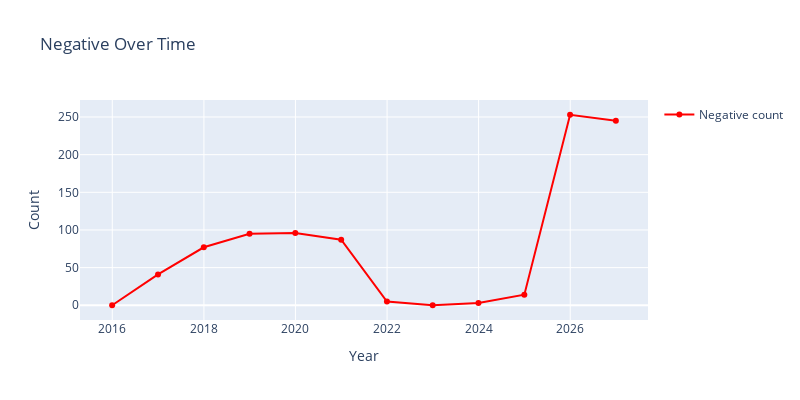

Write notebook code for a chart like this one.
### Code cell
month_df = df_time_series.resample('YE').agg({
    'positive_score': 'mean',
    'negative_score': 'mean',
    'sentiment': lambda x: (x == 'negative').sum()
})

fig = go.Figure()

fig.add_trace(go.Scatter(
    x=month_df.index,
    y=month_df['sentiment'],
    name='Negative count',
    line=dict(color='red')
))


fig.update_layout(
    title='Negative Over Time',
    xaxis_title='Year',
    yaxis_title='Count',
    showlegend=True,
    width=800,
    height=400,
)



fig.show()

### Figure 1 — Plotly figure (JSON) as saved in the notebook; plotly's stock layout.template omitted (floating-point values rounded to 4 significant figures)
{"data": [{"line": {"color": "red"}, "name": "Negative count", "type": "scatter", "x": ["2015-12-31T00:00:00", "2016-12-31T00:00:00", "2017-12-31T00:00:00", "2018-12-31T00:00:00", "2019-12-31T00:00:00", "2020-12-31T00:00:00", "2021-12-31T00:00:00", "2022-12-31T00:00:00", "2023-12-31T00:00:00", "2024-12-31T00:00:00", "2025-12-31T00:00:00", "2026-12-31T00:00:00"], "y": [0, 41, 77, 95, 96, 87, 5, 0, 3, 14, 253, 245]}], "layout": {"height": 400, "showlegend": true, "title": {"text": "Negative Over Time"}, "width": 800, "xaxis": {"title": {"text": "Year"}}, "yaxis": {"title": {"text": "Count"}}}}
